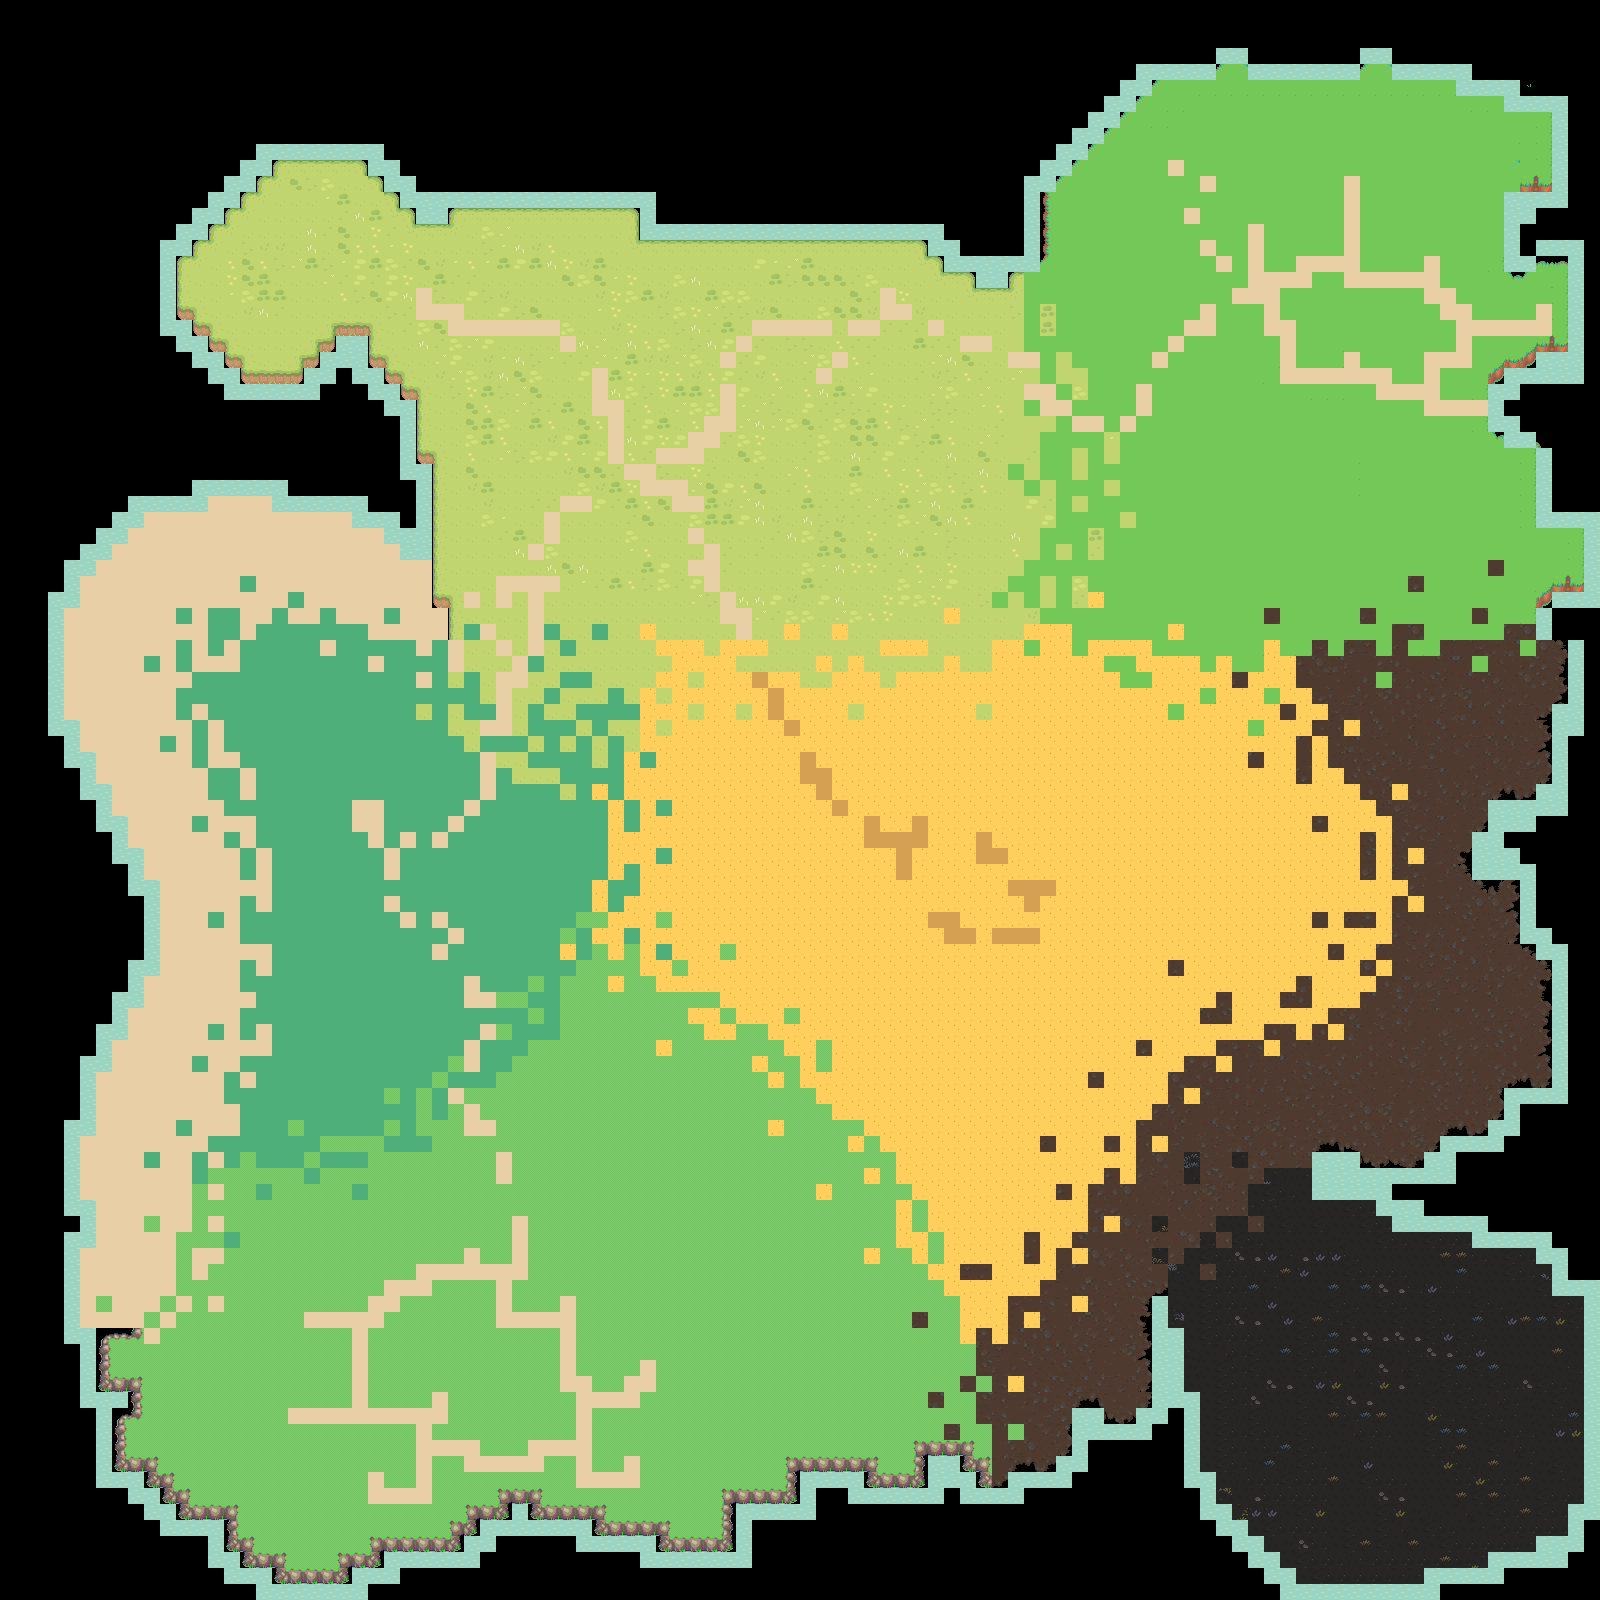

Tiled map render using the project's own tile images. Description and the map definition, with tile-layer contents summarised, below:
An orthogonal 100x100 tile map with 16x16 px tiles, 2 tile layers (Erde, ausen), 3 hidden layers not drawn, 11 tilesets.

<map version="1.8" tiledversion="1.8.4" orientation="orthogonal" renderorder="right-down" width="100" height="100" tilewidth="16" tileheight="16" infinite="0" nextlayerid="7" nextobjectid="1">
 <editorsettings>
  <export target="../../map/Map.csv" format="csv" />
 </editorsettings>
 <tileset firstgid="1" source="Grass.tsx" />
 <tileset firstgid="81" source="water.tsx" />
 <tileset firstgid="85" source="hills.tsx" />
 <tileset firstgid="121" source="baum.tsx" />
 <tileset firstgid="166" source="Dirt.tsx" />
 <tileset firstgid="230" source="HAUS.tsx" />
 <tileset firstgid="806" source="Serene_Village_16x16.tsx" />
 <tileset firstgid="1661" source="Dunkel dirt.tsx" />
 <tileset firstgid="11453" source="DesertTilemapBlankBackground.tsx" />
 <tileset firstgid="11663" source="DesertTiles.tsx" />
 <tileset firstgid="11798" source="DesertTilemap16x16.tsx" />
 <layer id="1" name="Wasser" width="100" height="100" visible="0">
  <data>[10000 cells, 2928 non-empty, 4 distinct tile ids]</data>
 </layer>
 <layer id="2" name="Erde" width="100" height="100">
  <data>[10000 cells, 7341 non-empty, 216 distinct tile ids]</data>
 </layer>
 <layer id="6" name="ausen" width="100" height="100">
  <data>[10000 cells, 582 non-empty, 1 distinct tile ids]</data>
 </layer>
 <layer id="3" name="BLUMMEN" width="100" height="100" visible="0">
  <data>[10000 cells, 852 non-empty, 157 distinct tile ids]</data>
 </layer>
 <layer id="4" name="BAUM Haus" width="100" height="100" visible="0">
  <data>[10000 cells, 1154 non-empty, 339 distinct tile ids]</data>
 </layer>
</map>
